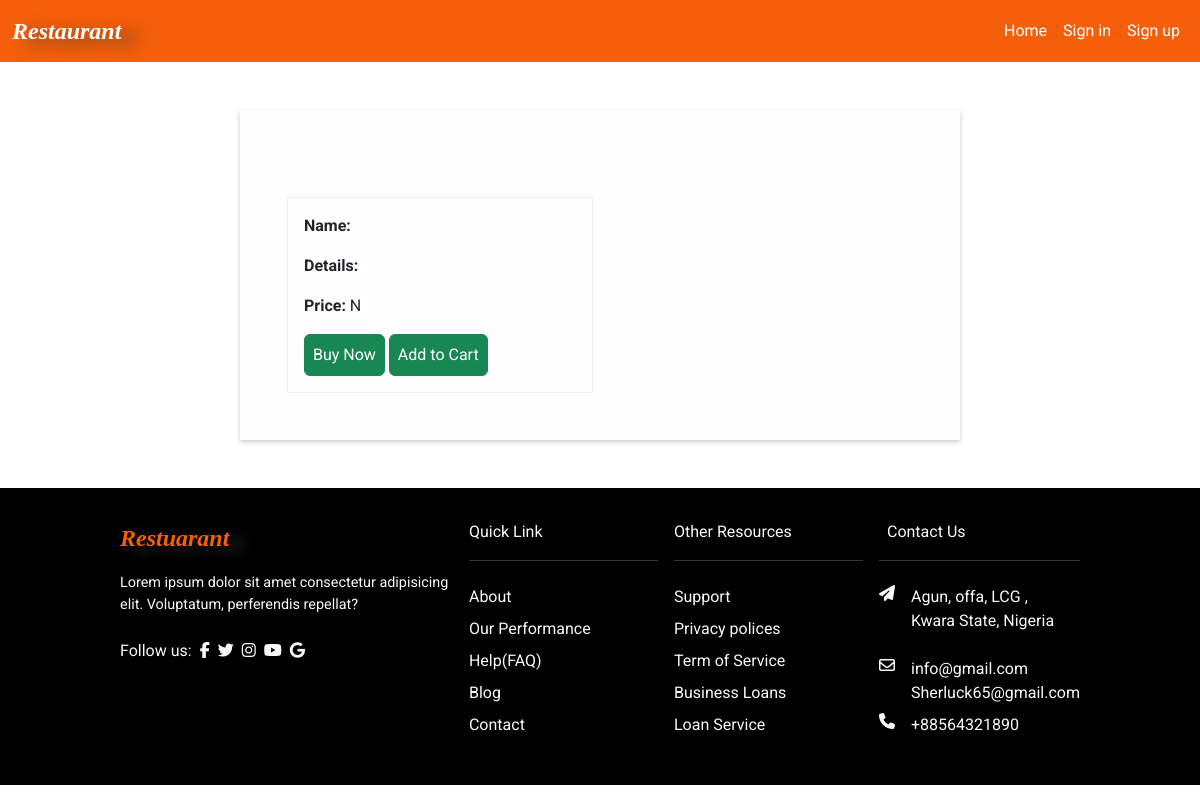
Page /5/ on the earlier database version.
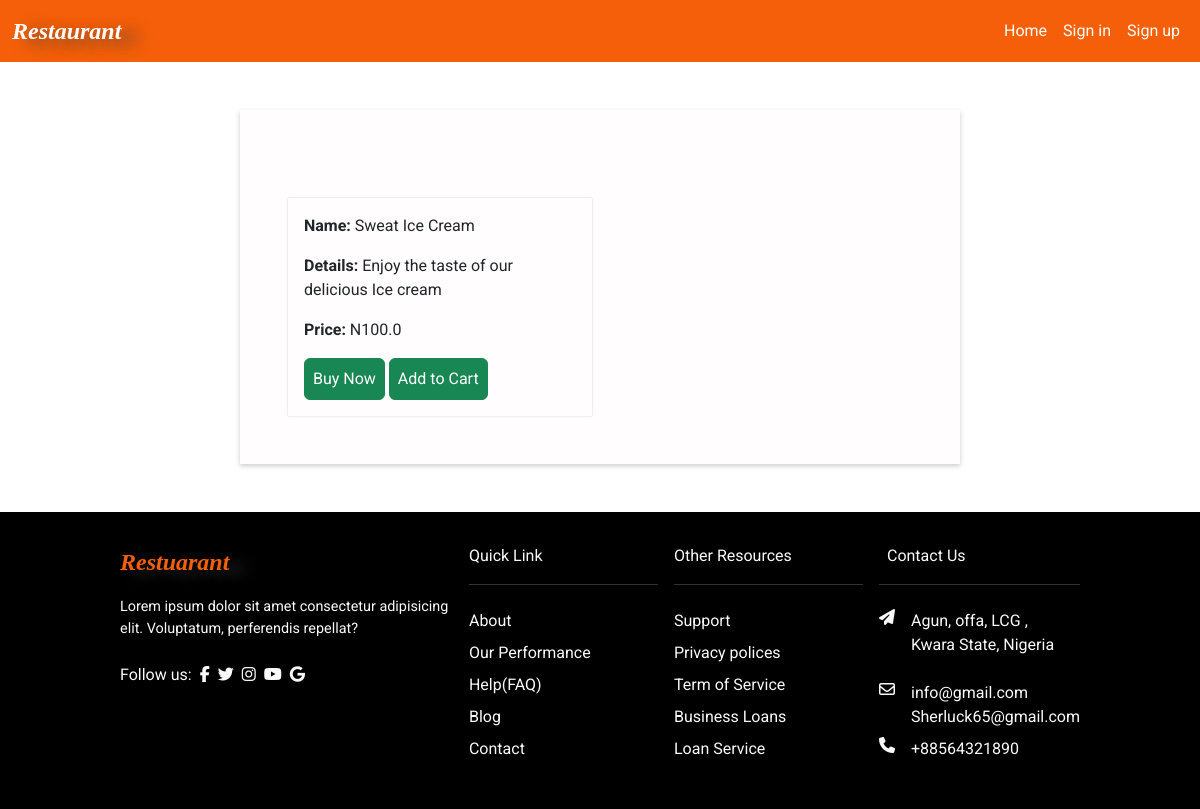
Same page on the later database version.
### food/models.py (models this page shows, shortened)
class Food(models.Model):
    title = models.CharField(max_length=100, null=False)
    description = models.TextField()
    price = models.FloatField(null=False)
    availability = models.BooleanField(default=True)
    image = models.ImageField(upload_to="images")
    category = models.ForeignKey("Category", on_delete=models.SET_NULL, null=True)

### food/views.py (the view)
# urls.py: path("<int:food_id>/", views.food_details, name="food-details"),
def food_details(request, food_id):
    food = Food.objects.filter(id=food_id).first()
    return render(request, "food/food_details.html", {"food": food})

### food/templates/food/food_details.html (shortened to what this page needs)
{% extends "base.html" %}
{% block content %}
  <div class="order_menu">
    <div class="move_to_cart">
      <div class="menu_detail">
        <div class="user_data">
          <p><strong>Name:</strong> <span class="text-sm">{{ food.title }}</span></p>
          <p><strong>Details:</strong> <span class="text-sm">{{ food.description }}</span></p>
          <p><strong>Price:</strong> <span class="text-sm">N{{ food.price }}</span></p>
          <button type="submit" class="btn btn-success p-2" href="">Buy Now</button>
          <a class="btn btn-success p-2" href="{% url 'food-cart' request.user.id food.id %}">Add to Cart</a>
        </div>
      </div>
    </div>
  </div>
{% endblock content %}

Differences in the rows shown:
added Food: title "Sweat Ice Cream", description "Enjoy the taste of our delicious Ice cream", price "100.0"
